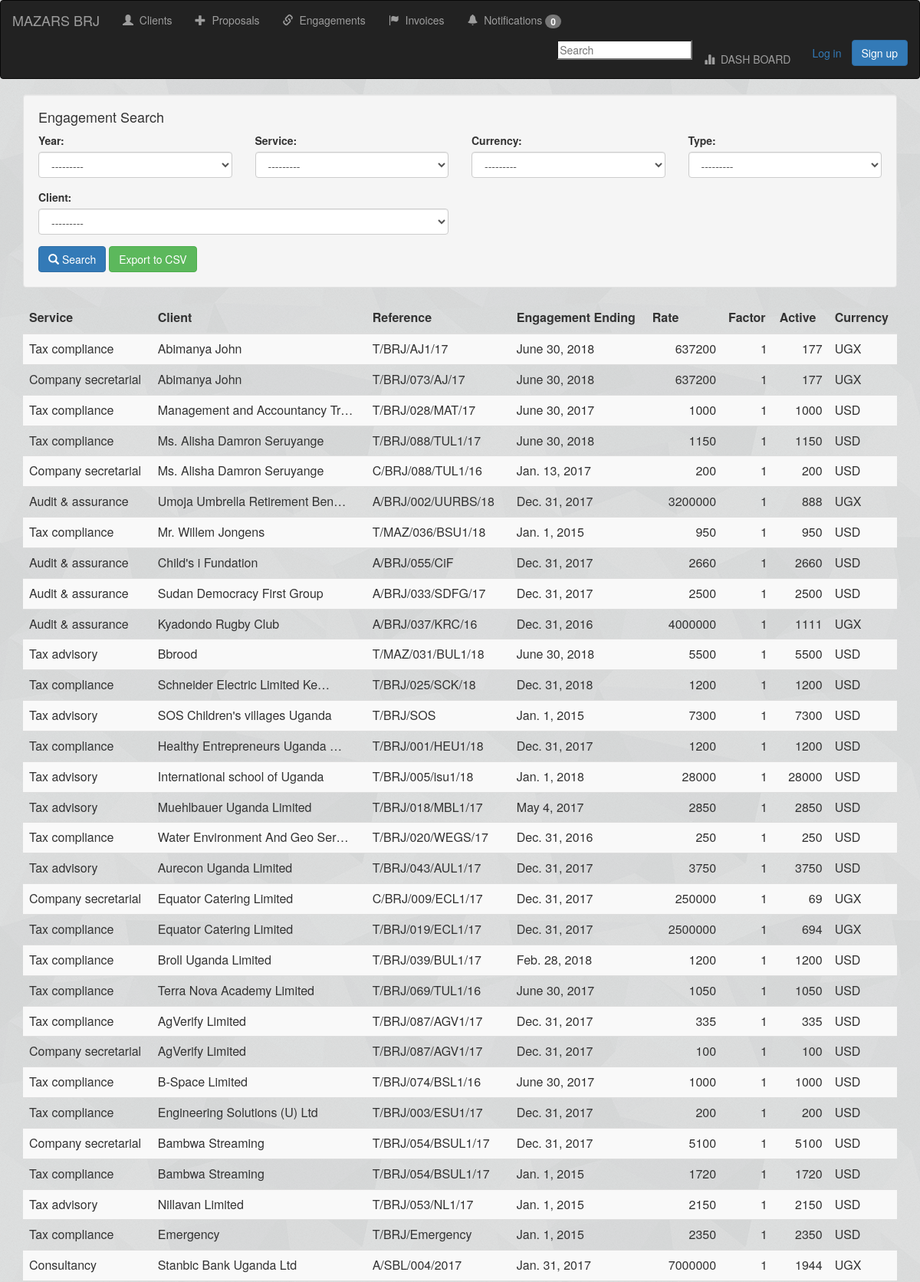
Screenshot of /search (upper part) with the database file from the repository.
### tracker/models.py (models this page shows, shortened)
class Engagement(models.Model):
    client              = models.ForeignKey(Client, on_delete=models.CASCADE,blank=True, null=True, related_name='engagements')
    year                = models.IntegerField('Year', choices=YEAR_CHOICES, default=datetime.datetime.now().year) #Year should be August as year end
    date_printed        = models.DateField(blank=True, null=True, auto_now_add=True)
    reference           = models.CharField(max_length =122,blank=True, null=True, default='/BRJ/')
    date                = models.DateField(blank=True, null=True, default=datetime.date.today)
    assignment          = models.CharField('Service', max_length = 19, choices = ass,blank=True, null=True)
    letter              = models.FileField('Engagement letter',blank=True, null=True)
    engagement_ending   = models.DateField('Ending date', blank=True, null = True)
    currency            = models.CharField(max_length = 19, choices = money, default = 'USD',blank=True, null=True)
    rate                = models.PositiveIntegerField('Rate')
    factor              = models.PositiveIntegerField(default=1)
    active              = models.PositiveIntegerField(blank=True, null=True)
    disbursements       = models.PositiveIntegerField(blank=True, null=True)
    payment             = models.PositiveIntegerField('Payment',blank=True, null=True )
    balance             = models.PositiveIntegerField(default=0, blank=True, null=True)
    status              = models.CharField(choices=eng_status, max_length=122,default ='None',blank=True, null=True)
    remarks             = models.TextField(max_length=1000, blank=True, null=True)
    type                = models.CharField(choices=type, max_length=12, blank=True, null=True)
    class Meta:
        ordering = ('-date','-year')

class Client(models.Model):
    name = models.CharField(max_length=100, blank=True, null=True)
    client_number = models.CharField(max_length=100, blank=True, null=True)
    tin = models.CharField('TIN', max_length=19, blank=True, null=True)
    comp_type = models.CharField('Company Type',blank = True, null = True, max_length = 100 )
    services = models.TextField(blank = True, null=True)
    industry = models.CharField(blank = True, max_length = 300, null=True)
    origin = CountryField(blank = True, max_length = 2, help_text = "Country of origin", null=True)
    directors = models.TextField('BOARD OF DIRECTORS',blank = True, max_length = 500, null = True)
    company_secretary = models.TextField(blank = True, null = True)
    office = models.TextField('REGISTERED OFFICE',blank = True, null = True)
    bankers = models.TextField(blank = True, null = True)
    lawyers = models.TextField(blank = True, null = True)
    auditors = models.TextField(blank = True, null = True)
    trustees = models.TextField(blank = True, null = True)
    directors_renumenration = models.CharField(max_length=200,blank = True, null = True)
    currency = models.CharField(max_length = 3, default = 'USD', choices = money, null = True, blank = True)
    billing_frequency   = models.CharField(max_length = 19, choices = job, default = 'Annually', blank=True, null=True)
    share_capital = models.CharField(max_length=200,blank = True, null = True)
    year_end = models.CharField( max_length = 10, blank=True, null=True)
    company_logo = models.ImageField('Logo',blank = True, null = True, default='image/mazarslogo.jpg')
    logo = ImageSpecField(source='company_logo',processors =[ResizeToFill(250, 100)], format='JPEG', options={'quality':500})
    client = models.BooleanField('Client status',default= True, help_text = "Currently Client?")
    telephone_number = models.CharField(max_length = 20, blank = True, null=True)
    Email_address = models.CharField(max_length = 70, blank = True, null=True)
    is_favorite = models.BooleanField('Is Client',default=True)
    datestamp = models.DateField(auto_now_add=True,blank = True, null=True)
    def __str__(self):
        return self.name
    class Meta:
        ordering = ('name',)

### tracker/views.py (the view)
# urls.py: path('search',views.search, name='search'),
def search(request):
    eng_list = Engagement.objects.all()
    filter = EngagementFilter(request.GET, queryset=eng_list)
    return render(request, 'search.html',{'filter':filter})

### templates/search.html (shortened to what this page needs)
{% extends 'base.html' %}
{% load humanize %}
{% load widget_tweaks %}
{% load static %}
{% block content %}
<div class="container">
  <form method="get">
    <div class="well">
      <h4 style="margin-top: 0">Engagement Search</h4>
      <div class="row">
        <div class="form-group col-sm-4 col-md-3">
          {{ filter.form.year.label_tag }}
          {% render_field filter.form.year class="form-control" %}
        </div>
        <div class="form-group col-sm-4 col-md-3">
          {{ filter.form.assignment.label_tag }}
          {% render_field filter.form.assignment class="form-control" %}
        </div>
        <div class="form-group col-sm-4 col-md-3">
          {{ filter.form.currency.label_tag }}
          {% render_field filter.form.currency class="form-control" %}
        </div>
        <div class="form-group col-sm-4 col-md-3">
          {{ filter.form.type.label_tag }}
          {% render_field filter.form.type class="form-control" %}
        </div>
        <div class="form-group col-sm-8 col-md-6">
          {{ filter.form.client.label_tag }}
          {% render_field filter.form.client class="form-control" %}
        </div>
      </div>
      <button type="submit" class="btn btn-primary">
        <span class="glyphicon glyphicon-search"></span> Search
      </button>
      <button class="btn btn-success" id="btnExport" onclick="javascript:xport.toCSV('testTable');"> Export to CSV</button> <em>&nbsp;&nbsp;&nbsp;</em>
    </div>
  </form>
  <table class="table table-sm table-striped table-hover" id="testTable">
    <thead>
      <tr>
        <th scope="col">Service</th>
        <th scope="col">Client</th>
        <th scope="col">Reference</th>
        <th scope="col">Engagement Ending</th>
        <th scope="col">Rate</th>
        <th scope="col">Factor</th>
        <th scope="col">Active</th>
        <th scope="col">Currency</th>
      </tr>
    </thead>
    <tbody>
      {% for engagement in filter.qs %}
        <tr>
          <td>{{engagement.assignment}}</a></td>
          <td>{{engagement.client|truncatechars:30}}</td>
          <td>{{engagement.reference}}</td>
          <td>{{engagement.engagement_ending}}</td>
          <td align="right">{{engagement.rate}}</td>
          <td align="right">{{engagement.factor}}</td>
          <td align="right">{{engagement.active}}</td>
          <td>{{engagement.currency}}</td>
        </tr>
      {% empty %}
        <tr>
          <td colspan="8" align="middle" class="alert alert-danger" role="alert">NO DATA FOUND FOR THE SEARCH</td>
        </tr>
      {% endfor %}
    </tbody>
  </table>
</div>
{% endblock %}

### static/css/styles.css (style rules this page uses)
body { background-image: url(../image/shattered.png); }

### rows the page displays
Engagement: assignment "Tax compliance", client "Abimanya John", reference "T/BRJ/AJ1/17", engagement_ending "June 30, 2018", rate "637200", factor "1", active "177", currency "UGX"
Engagement: assignment "Company secretarial", client "Abimanya John", reference "T/BRJ/073/AJ/17", engagement_ending "June 30, 2018", rate "637200", factor "1", active "177", currency "UGX"
Engagement: assignment "Tax compliance", client "Management and Accountancy Tr…", reference "T/BRJ/028/MAT/17", engagement_ending "June 30, 2017", rate "1000", factor "1", active "1000", currency "USD"
Engagement: assignment "Tax compliance", client "Ms. Alisha Damron Seruyange", reference "T/BRJ/088/TUL1/17", engagement_ending "June 30, 2018", rate "1150", factor "1", active "1150", currency "USD"
Engagement: assignment "Company secretarial", client "Ms. Alisha Damron Seruyange", reference "C/BRJ/088/TUL1/16", engagement_ending "Jan. 13, 2017", rate "200", factor "1", active "200", currency "USD"
Engagement: assignment "Audit & assurance", client "Umoja Umbrella Retirement Ben…", reference "A/BRJ/002/UURBS/18", engagement_ending "Dec. 31, 2017", rate "3200000", factor "1", active "888", currency "UGX"
Engagement: assignment "Tax compliance", client "Mr. Willem Jongens", reference "T/MAZ/036/BSU1/18", engagement_ending "Jan. 1, 2015", rate "950", factor "1", active "950", currency "USD"
Engagement: assignment "Audit & assurance", client "Child's i Fundation", reference "A/BRJ/055/CiF", engagement_ending "Dec. 31, 2017", rate "2660", factor "1", active "2660", currency "USD"
Engagement: assignment "Audit & assurance", client "Sudan Democracy First Group", reference "A/BRJ/033/SDFG/17", engagement_ending "Dec. 31, 2017", rate "2500", factor "1", active "2500", currency "USD"
Engagement: assignment "Audit & assurance", client "Kyadondo Rugby Club", reference "A/BRJ/037/KRC/16", engagement_ending "Dec. 31, 2016", rate "4000000", factor "1", active "1111", currency "UGX"
Engagement: assignment "Tax advisory", client "Bbrood", reference "T/MAZ/031/BUL1/18", engagement_ending "June 30, 2018", rate "5500", factor "1", active "5500", currency "USD"
Engagement: assignment "Tax compliance", client "Schneider Electric Limited Ke…", reference "T/BRJ/025/SCK/18", engagement_ending "Dec. 31, 2018", rate "1200", factor "1", active "1200", currency "USD"
Engagement: assignment "Tax advisory", client "SOS Children's villages Uganda", reference "T/BRJ/SOS", engagement_ending "Jan. 1, 2015", rate "7300", factor "1", active "7300", currency "USD"
Engagement: assignment "Tax compliance", client "Healthy Entrepreneurs Uganda …", reference "T/BRJ/001/HEU1/18", engagement_ending "Dec. 31, 2017", rate "1200", factor "1", active "1200", currency "USD"
Engagement: assignment "Tax advisory", client "International school of Uganda", reference "T/BRJ/005/isu1/18", engagement_ending "Jan. 1, 2018", rate "28000", factor "1", active "28000", currency "USD"
Engagement: assignment "Tax advisory", client "Muehlbauer Uganda Limited", reference "T/BRJ/018/MBL1/17", engagement_ending "May 4, 2017", rate "2850", factor "1", active "2850", currency "USD"
Engagement: assignment "Tax compliance", client "Water Environment And Geo Ser…", reference "T/BRJ/020/WEGS/17", engagement_ending "Dec. 31, 2016", rate "250", factor "1", active "250", currency "USD"
Engagement: assignment "Tax advisory", client "Aurecon Uganda Limited", reference "T/BRJ/043/AUL1/17", engagement_ending "Dec. 31, 2017", rate "3750", factor "1", active "3750", currency "USD"
Engagement: assignment "Company secretarial", client "Equator Catering Limited", reference "C/BRJ/009/ECL1/17", engagement_ending "Dec. 31, 2017", rate "250000", factor "1", active "69", currency "UGX"
Engagement: assignment "Tax compliance", client "Equator Catering Limited", reference "T/BRJ/019/ECL1/17", engagement_ending "Dec. 31, 2017", rate "2500000", factor "1", active "694", currency "UGX"
Engagement: assignment "Tax compliance", client "Broll Uganda Limited", reference "T/BRJ/039/BUL1/17", engagement_ending "Feb. 28, 2018", rate "1200", factor "1", active "1200", currency "USD"
Engagement: assignment "Tax compliance", client "Terra Nova Academy Limited", reference "T/BRJ/069/TUL1/16", engagement_ending "June 30, 2017", rate "1050", factor "1", active "1050", currency "USD"
Engagement: assignment "Tax compliance", client "AgVerify Limited", reference "T/BRJ/087/AGV1/17", engagement_ending "Dec. 31, 2017", rate "335", factor "1", active "335", currency "USD"
Engagement: assignment "Company secretarial", client "AgVerify Limited", reference "T/BRJ/087/AGV1/17", engagement_ending "Dec. 31, 2017", rate "100", factor "1", active "100", currency "USD"
Engagement: assignment "Tax compliance", client "B-Space Limited", reference "T/BRJ/074/BSL1/16", engagement_ending "June 30, 2017", rate "1000", factor "1", active "1000", currency "USD"
Engagement: assignment "Tax compliance", client "Engineering Solutions (U) Ltd", reference "T/BRJ/003/ESU1/17", engagement_ending "Dec. 31, 2017", rate "200", factor "1", active "200", currency "USD"
Engagement: assignment "Company secretarial", client "Bambwa Streaming", reference "T/BRJ/054/BSUL1/17", engagement_ending "Dec. 31, 2017", rate "5100", factor "1", active "5100", currency "USD"
Engagement: assignment "Tax compliance", client "Bambwa Streaming", reference "T/BRJ/054/BSUL1/17", engagement_ending "Jan. 1, 2015", rate "1720", factor "1", active "1720", currency "USD"
Engagement: assignment "Tax advisory", client "Nillavan Limited", reference "T/BRJ/053/NL1/17", engagement_ending "Jan. 1, 2015", rate "2150", factor "1", active "2150", currency "USD"
Engagement: assignment "Tax compliance", client "Emergency", reference "T/BRJ/Emergency", engagement_ending "Jan. 1, 2015", rate "2350", factor "1", active "2350", currency "USD"
Engagement: assignment "Consultancy", client "Stanbic Bank Uganda Ltd", reference "A/SBL/004/2017", engagement_ending "Jan. 31, 2017", rate "7000000", factor "1", active "1944", currency "UGX"

### other values shown
{{ filter.form.year.label_tag }} "Year:"
{{ filter.form.assignment.label_tag }} "Service:"
{{ filter.form.currency.label_tag }} "Currency:"
{{ filter.form.type.label_tag }} "Type:"
{{ filter.form.client.label_tag }} "Client:"
